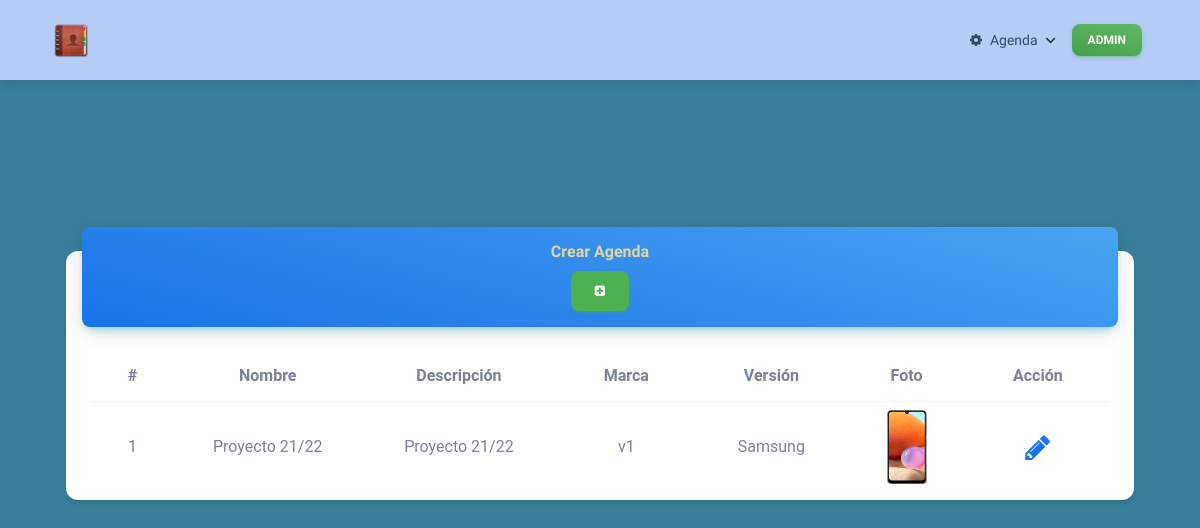
The page /panel_colaborador/agenda.php (signed in) on the database its author committed.
### tables this page shows
CREATE TABLE `dispositivo` (
  `id_dispositivo` int(11) NOT NULL,
  `id_usuarios` int(11) NOT NULL,
  `nombre` varchar(255) DEFAULT NULL,
  `descripcion` varchar(255) DEFAULT NULL,
  `version` varchar(100) DEFAULT NULL,
  `marca` varchar(100) DEFAULT NULL,
  `foto_dispositivo` varchar(255) DEFAULT NULL
);

### panel_colaborador/agenda.php (the view, shortened to what this page needs)
<!DOCTYPE html>
<html lang="es">
<head>
  <link rel="stylesheet" href="../front-end/font_awesome/css/font-awesome.css">
  <link id="pagestyle" href="../front-end/css/material-kit.css?v=3.0.0" rel="stylesheet" />
  <link rel="stylesheet" href="../front-end/dataTables/css/dataTables.material.css" >
  <link rel="stylesheet" href="../front-end/custom.css" media="screen">
</head>
<body class="body-proyecto">
  <nav class="navbar navbar-expand-lg bg-blue py-3" id="color-texto">
    <div class="container">
      <a class="navbar-brand text-white" href="https://demos.creative-tim.com/material-kit/presentation" rel="tooltip" title="Designed and Coded by Creative Tim" data-placement="bottom" target="_blank">
        <img class="logos" src="../front-end/logos/LogoAgenda.png" alt="">
      </a>
      <div class="collapse navbar-collapse w-100 pt-3 pb-2 py-lg-0 ms-lg-12 ps-lg-5" id="navigation">
        <ul class="navbar-nav navbar-nav-hover ms-auto fuente-menu">
          <li class="nav-item dropdown dropdown-hover mx-2 ms-lg-6">
            <a class="nav-link ps-3 d-flex cursor-pointer align-items-center" id="dropdownMenuPages8" data-bs-toggle="dropdown" aria-expanded="false">
              <i class="fa fa-cog icons-menu"></i>
              Agenda
              <img src="../front-end/img/down-arrow-dark.svg" alt="down-arrow" class="arrow ms-2 d-lg-block d-none">
            </a>
          </li>
          <li class="nav-item my-auto ms-3 ms-lg-0">
            <a href="" class="btn btn-sm  bg-gradient-success  mb-0 me-1 mt-2 mt-md-0"> <?php echo $_SESSION["usuario"]; ?></a>
          </li>
        </ul>
      </div>
    </div>
  </nav>
  <div class="container">
    <div class="row">
      <div class="col-12">
        <div class="col-12 mx-auto col-lg-12">
          <div class="row justify-content-center">
            <div class="row">
              <div class="col-12 my-5">
                <div class="card bajar-tabla-col">
                  <div class="card-header p-0 position-relative mt-n4 mx-3 z-index-2">
                    <div class="bg-gradient-info shadow-info border-radius-lg pt-1">
                      <div class="centrar-agregar">
                        <h5 class="titulo-admin">Crear Agenda</h5>
                        <div class="centrar-boton-agregarContactos">
                          <button class="btn btn-icon btn-2 btn-success boton-agregar" data-bs-toggle="modal" data-bs-target="#c_AgregarAgenda">
                            <i class="fa fa-plus-square" aria-hidden="true"></i>
                          </button>
                        </div>
                      </div>
                    </div>
                  </div>
                  <div class="card-body px-4 pb-2">
                    <div class="alinear_tabla">
                      <table class="table align-items-center justify-content-center mb-0 display" id="tabla_agenda">
                        <thead>
                          <th>#</th>
                          <th>Nombre</th>
                          <th>Descripción</th>
                          <th>Marca</th>
                          <th>Versión</th>
                          <th>Foto</th>
                          <th>Acción</th>
                        </thead>
                        <tbody class="alinear_tabla_contactos">
                          <?php
                          try {
                            require_once '../back_end/conexion_de_bbdd/config_bd.php';
                            $query_dispositivos = $bd->query("SELECT id_dispositivo AS id_dispositivo,
                                        nombre AS nombre,descripcion AS descripcion, version AS version,
                                        marca AS marca,foto_dispositivo as foto_dispositivo FROM dispositivo;");
                            $dispositivos = $query_dispositivos->fetchAll(PDO::FETCH_ASSOC);
                            foreach ($dispositivos as $dispositivos_moviles) {
                          ?>
                              <tr>
                                <td><?php echo $dispositivos_moviles['id_dispositivo']; ?></td>
                                <td><?php echo $dispositivos_moviles['nombre']; ?></td>
                                <td><?php echo $dispositivos_moviles['descripcion']; ?></td>
                                <td><?php echo $dispositivos_moviles['version']; ?></td>
                                <td><?php echo $dispositivos_moviles['marca']; ?></td>
                                <td><img class="img-foto-insertar-dispositivo" src="../subida_de_archivos/<?php echo $dispositivos_moviles['foto_dispositivo']; ?>" alt=""></td>
                                <td>
                                  <span class="my-3 mover-acciones text-info" data-bs-toggle="modal" data-bs-target="#editar_dispositivo<?php echo $dispositivos_moviles['id_dispositivo']; ?>"><i class="fa fa-pencil cursor" aria-hidden="true"></i></span>
                                </td>
                              </tr>
                          <?php
                            }
                          } catch (PDOException $err_agenda) {
                            echo "No se encontraron datos : " . $err_agenda->getMessage();
                            echo "Error en la línea : " . $err_agenda->getLine();
                          }
                          ?>
                        </tbody>
                      </table>
                    </div>
                  </div>
                </div>
              </div>
            </div>
          </div>
        </div>
      </div>
    </div>
  </div>
</body>
</html>

### front-end/custom.css (style rules this page uses)
.body-proyecto { background-color: #397f9b; }
.logos { width: 34px; }
.bg-blue { background: rgb(181, 204, 247); }
.titulo-admin { font-family: 'Mochiy Pop P One', sans-serif; font-size: 16px; color: #e3d59f; text-align: center; }
.centrar-boton-agregarContactos { text-align: center; }
.centrar-agregar { margin-top: 10px; }
.cursor { cursor: pointer; font-size: 29px; padding: 10px; }
.img-foto-insertar-dispositivo { width: 40px; }
.icons-menu { padding: 8px; }
.fuente-menu { font-family: 'Prompt', sans-serif; }
.bajar-tabla-col { margin-top: 123px; }
.alinear_tabla { text-align: center; }

### rows shown on the page
dispositivo: id_dispositivo "1", nombre "Proyecto 21/22", descripcion "Proyecto 21/22", version "v1", marca "Samsung", foto_dispositivo (picture)

### other values the page prints
$_SESSION["usuario"] "ADMIN"
